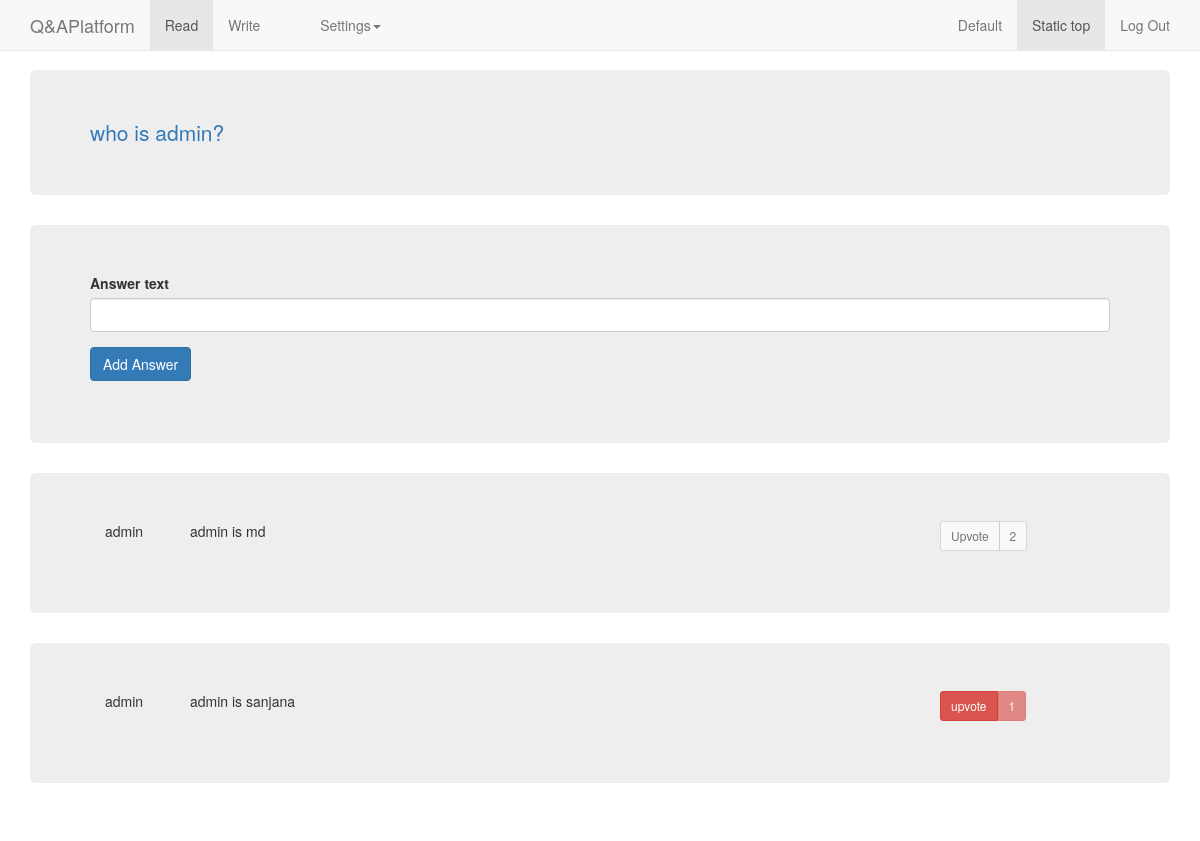
/write/42 (signed in), run on the app's committed database.
### QA/models.py (models this page shows, shortened)
class Question(models.Model):
	question_text = models.CharField(max_length=120, blank=True, null=True)
	timestamp = models.DateTimeField(auto_now_add=True, auto_now=False)

class Answer(models.Model):
	answer_text = models.CharField(max_length=200, blank=True, null=True)
	timestamp = models.DateTimeField(auto_now_add=True, auto_now=False)
	question = models.ForeignKey(Question)
	author = models.ForeignKey(User)
	upvotes = models.IntegerField(default=0)

### QA/views.py (the view)
# urls.py: url(r'^write/(?P<question_id>[0-9]*)$','QA.views.detail' ,name='question_id'), ##
@login_required
def detail(request, question_id):
	answer = Answer.objects.filter(question = question_id)
	ques = Question.objects.get(pk=question_id)
	question = Question.objects.filter(pk=question_id) #list obtained for iteration in template
	current_users_upvoted_content = Upvote.objects.filter(upvoted_user=request.user)
	current_users_upvoted_answers = []
	for i in current_users_upvoted_content:
		current_users_upvoted_answers.append(i.answer)
	title = "Question is "
	author = request.user
	form = add_Answer_Form(request.POST)
	if request.method == 'POST' and request.POST.get("submit","") == "": ############
		answer_id = request.POST.get("answer_id","")
		answer = Answer.objects.get(pk=answer_id)
		User = request.user
		if Upvote.objects.filter(upvoted_user=User,answer=answer).exists():
			print "already exists"
		else:
			vote = Upvote(upvoted_user=User,answer=answer)
			answer.upvotes+=1
			answer.save()
			vote.save()
		return HttpResponseRedirect('/write/%s' % str(question_id))
	if request.method == 'POST' and request.POST.get("submit","") != "":
		form = add_Answer_Form(data=request.POST)
		if form.is_valid():
			ans = Answer(answer_text=form.clean_text(),question=ques,author=author)
			ans.save()
			return HttpResponseRedirect('/write/%s' % str(question_id))
	else:
		form = add_Answer_Form()
		return render(request, 'detail.html', {"template_title":title,"answer":answer,
			'form':form,'question': question,'check_upvoted_already': current_users_upvoted_answers })

### QA/forms.py (shortened to what this page needs)
class add_Answer_Form(forms.ModelForm):
	class Meta:
		model = Answer
		fields = ['answer_text']

### QA/templates/detail.html (shortened to what this page needs)
{% extends 'base.html' %}
{% load crispy_forms_tags %}
{% block question_container %}
{% for i in question %}
<div class="container">
	<div class="jumbotron">
 <a class="lead" href="{{i.pk}}">{{i.question_text}}<br></a>
</div>
</div>
{% endfor %}
{% endblock %}
{% block login %}
<div class="col-md-12 ">
  <form method='POST' action=''>
		{{ form | crispy }}
		<input class='btn btn-primary' name='submit'type='submit' value='Add Answer'/>
  </form>
</div>
{% endblock %}
{% block answer_container %}
{% for i in answer %}
<div class="container">
	<div class="jumbotron">
			<div class="col-md-1">
			{{i.author}} </div>
			<div class="col-md-9">
			{{i.answer_text}}<br>
 			</div>
 			  <form method='POST' action=''>
 		{% if i in check_upvoted_already  %}
 		<div class="btn-group">
  		<button type="button" class="btn btn-default btn-sm disabled ">Upvote</button>
  		<button type="button" class="btn btn-default btn-sm disabled ">{{i.upvotes}}</button>
  		</div>
 		{% else %}
 		<div class="btn-group">
        <input class='btn btn-danger btn-sm' type='submit' value='upvote'/>
         <button class="btn btn-danger btn-sm disabled">{{i.upvotes}}</button>
    </div>
        {% endif %}
  </form>
		</div>
		</div>
{% endfor %}
{% endblock %}

### static/our_static/css/navbar-static-top.css (style rules this page uses)
body { min-height: 2000px; }

### data on the page
Question: question_text "who is admin?"
Answer: author "admin", answer_text "admin is md", upvotes "2"
Answer: author "admin", answer_text "admin is sanjana", upvotes "1"
